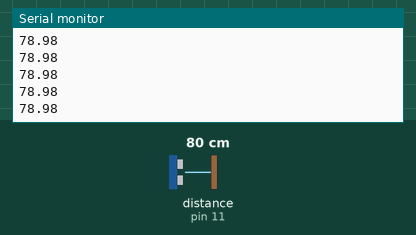
Simulated run of this sketch. Board: Arduino Uno, built with avr-gcc and run on an emulated ATmega328P. Shown: the last lines printed to the serial monitor. Wiring (inferred from the names in the program): ultrasonic range finder: trigger pin 12; echo pin 11. The inputs (shaded band) are chosen by the test bench; at power-on: distance to the obstacle (sensor on pin 11) 80 cm. The echo pulse lasts 58.3 µs per cm.

Above: at 1.2 s.
1.3 s: distance to the obstacle (sensor on pin 11) set to 2 cm
At 1.61 s:
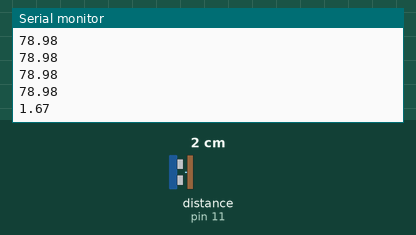
2.8 s: distance to the obstacle (sensor on pin 11) set to 4 cm
At 2.9 s:
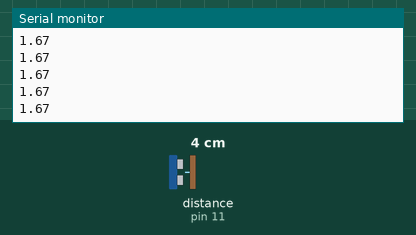
Timing chart, 0 to 5.8 s (numbered marks = the images above; inputs shaded):
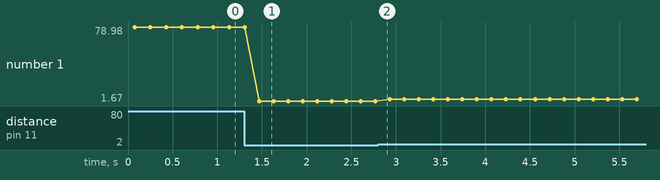

Measured:
- after the input at 1.3 s, the serial monitor: prints a new line after 0.17 s (image 1)
- plotted number 1: 78.98 → 1.67 after the input at 1.3 s, 1.67 → 3.66 after the input at 2.8 s

The sketch:

03_ultrasons_funcio.ino
```cpp
/*
  SA3 - 03_ultrasons_funcio.ino
  Sensor d'ultrasons HC-SR04. Aprenem a escriure una FUNCIO que retorna un valor.
  Circuit: TRIG=12, ECHO=11, VCC=5V, GND=GND.
  Visualitza la distancia amb el Serial Plotter (Eines > Serial Plotter).
  Quan: S3 - modelatge
*/

const int TRIG = 12;
const int ECHO = 11;

// Funcio propia: mesura i RETORNA la distancia en cm
float mesuraDistancia() {
  digitalWrite(TRIG, LOW);
  delayMicroseconds(2);
  digitalWrite(TRIG, HIGH);     // pols de 10 us
  delayMicroseconds(10);
  digitalWrite(TRIG, LOW);

  long temps = pulseIn(ECHO, HIGH, 30000);  // temps de l'eco en us (timeout 30 ms)
  if (temps == 0) return 400;               // sense eco: objecte fora de rang (molt lluny)
  float dist = temps * 0.034 / 2.0;   // cm (velocitat del so ~0.034 cm/us)
  return dist;
}

// REPTE resolt: mitjana de 3 mesures (filtre simple)
float distanciaMitjana() {
  float suma = 0;
  for (int i = 0; i < 3; i++) {
    suma += mesuraDistancia();
    delay(20);
  }
  return suma / 3.0;
}

void setup() {
  pinMode(TRIG, OUTPUT);
  pinMode(ECHO, INPUT);
  Serial.begin(9600);
}

void loop() {
  float d = distanciaMitjana();
  Serial.println(d);     // una sola dada per linia: ideal per al Serial Plotter
  delay(100);
}
```
